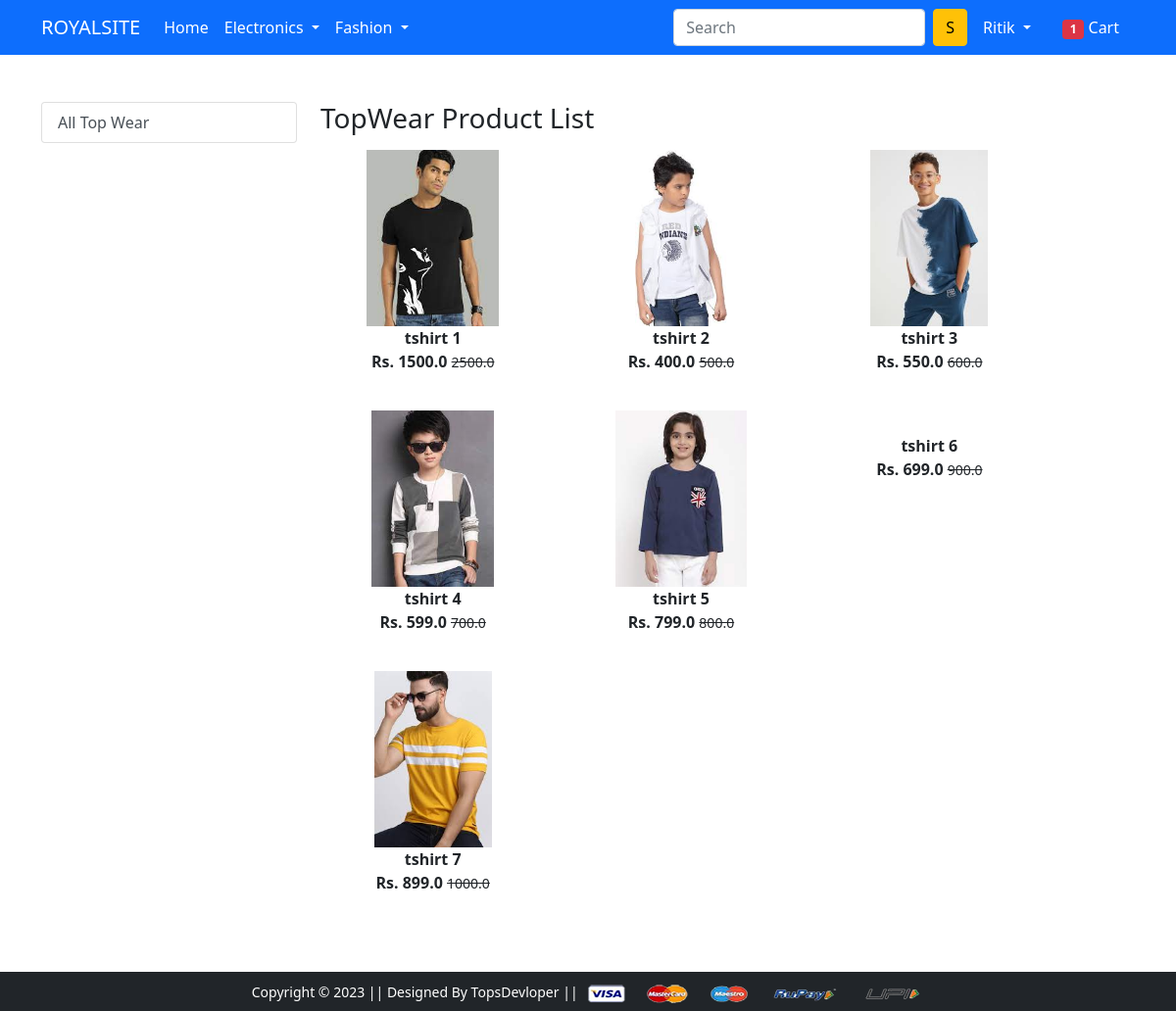
/topwear/ (signed in), run on the app's committed database.
### app/models.py (models this page shows, shortened)
class Product(models.Model):
    title=models.CharField(max_length=100)
    selling_price=models.FloatField()
    discount_price=models.FloatField()
    description=models.TextField()
    brand=models.CharField(max_length=100)
    category=models.CharField(choices=CATEGORY_CHOICES,max_length=2)
    product_image=models.ImageField(upload_to='productimg')

### app/views.py (the view)
# urls.py: path('topwear/', views.topwear, name='topwear'),
def topwear(request):
  if request.user.is_authenticated:
    tps=Product.objects.filter(category='TW')
    totalitem=len(cart.objects.filter(user=request.user))
  return render(request,'app/topwear.html',{"tps":tps ,"totalitem":totalitem})

### app/templates/app/topwear.html (shortened to what this page needs)
{% extends 'app/base.html' %}
{% load static %}
{% block main-content %}
<div class="container my-5">
    <div class="row">
        <div class="col-sm-3">
            <div class="list-group">
                <a href="{% url 'topwear' %}" class="list-group-item list-group-item-action" aria-current="true"> All
                    Top Wear</a>
            </div>
        </div>
        <div class="col-sm-8 ">
            <h3>TopWear Product List</h3>
            <div class="row">
                {% for product in tps %}
                <div class="col-sm-4 text-center mb-4">
                    <a href="{% url 'product-detail' product.id %}" class="btn">
                        <div class="item">
                            <img src="{{product.product_image.url}}" alt="" height="180" class="">
                            <div class="fw-bold">{{product.title}}</div>
                            <div class="fw-bold">Rs. {{product.discount_price}} <small
                                    class="fw-light text-decoration-line-through">{{product.selling_price}}</small>
                            </div>
                        </div>
                    </a>
                </div>
                {% endfor %}
            </div>
        </div>
    </div>
</div>
{% endblock main-content %}

### app/templates/app/base.html (shortened to what this page needs)
<!doctype html>
{% load static %}
<html lang="en">
<head>
    <link href="https://cdn.jsdelivr.net/npm/bootstrap@5.0.0-beta1/dist/css/bootstrap.min.css" rel="stylesheet">
    <link rel="stylesheet" href="{% static 'app/css/owl.carousel.min.css' %}">
    <link rel="stylesheet" href="{% static 'app/css/all.min.css' %}">
    <link rel="stylesheet" href="{% static 'app/css/style.css' %}">
</head>
<body>
<nav class="navbar navbar-expand-lg navbar-dark bg-primary">
  <div class="container">
    <a class="navbar-brand bg-primary" href="/">ROYALSITE</a>
      <div class="collapse navbar-collapse" id="navbarSupportedContent">
        <ul class="navbar-nav me-auto mb-2 mb-lg-0">
          <li class="nav-item">
            <a class="nav-link active text-white" aria-current="page" href="/">Home</a>
          </li>
          <li class="nav-item dropdown">
            <a class="nav-link dropdown-toggle text-white" href="#" id="electronicsDropdown" role="button" data-bs-toggle="dropdown" aria-expanded="false">
              Electronics
            </a>
          </li>
          <li class="nav-item dropdown">
            <a class="nav-link dropdown-toggle text-white" href="#" id="fashionDropdown" role="button" data-bs-toggle="dropdown" aria-expanded="false">
              Fashion
            </a>
          </li>
        </ul>
        <form class="d-flex" method='get' action="{% url 'search' %}">
          <input class="form-control me-2" type="search" name='search'  placeholder="Search" aria-label="Search" >
          <button class="btn btn-warning" type="submit">S</button>
        </form>
        <div>
            <ul class="navbar-nav me-auto mb-2 mb-lg-0">
              <li class="nav-item dropdown mx-2">
                {% if request.user.is_authenticated %}
                <a class="nav-link dropdown-toggle text-white" href="#" id="profileDropdown" role="button" data-bs-toggle="dropdown" aria-expanded="false">
                  {{request.user|capfirst}}
                </a>
                </li>
                <li class="nav-item mx-2">
                <a href="{% url 'showcart' %}" class="nav-link text-white"><span class="badge bg-danger">{{totalitem }}</span> Cart </a>
                </li>
            {% endif %}
          </ul>
         </div>
       </div>
     </div>
    </nav>
    {% block main-content %} {% endblock main-content %}
    <footer class="container-fluid bg-dark text-center p-2 mt-5">
        <small class="text-white">Copyright &copy; 2023 || Designed By TopsDevloper || </small>
        <img src="{% static 'app/images/payment.png' %}" alt="" srcset="" class="img-fluid" height="2px">
    </footer>
  </body>
</html>

### data on the page
Product: product_image (picture), title "tshirt 1", discount_price "1500.0", selling_price "2500.0"
Product: product_image (picture), title "tshirt 2", discount_price "400.0", selling_price "500.0"
Product: product_image (picture), title "tshirt 3", discount_price "550.0", selling_price "600.0"
Product: product_image (picture), title "tshirt 4", discount_price "599.0", selling_price "700.0"
Product: product_image (picture), title "tshirt 5", discount_price "799.0", selling_price "800.0"
Product: title "tshirt 6", discount_price "699.0", selling_price "900.0"
Product: product_image (picture), title "tshirt 7", discount_price "899.0", selling_price "1000.0"

### other printed values
{{ request.user|capfirst }} "Ritik"
{{ totalitem }} "1"
